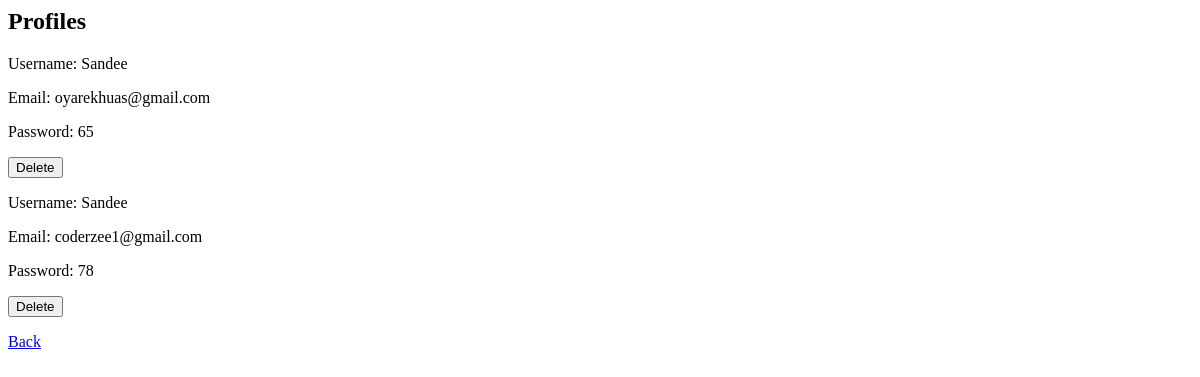
The page /profiles on the database as committed earlier.
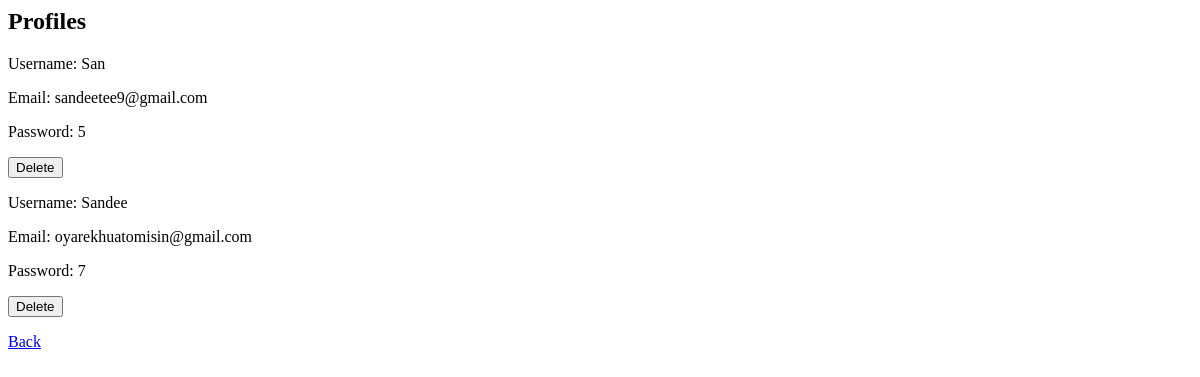
The same page on the database as committed later.
### main.py (models this page shows, shortened)
class User(db.Model):
    id = db.Column("id", db.Integer, primary_key=True)
    username = db.Column(db.String(50))
    email = db.Column(db.String(50), unique=True)
    password = db.Column(db.String(50))

### main.py (the view)
@app.route('/profiles', methods=["GET", "POST"])
def profiles():
    if request.method == "POST":
        user_id = request.form.get("user_id")
        user = User.query.get(user_id)
        if user:
            db.session.delete(user)
            db.session.commit()
            flash(f"Profile for {user.username} deleted successfully.")
        else:
            flash("Profile not found.")
        return redirect(url_for('profiles'))
    else:
        users = User.query.all()
        return render_template('profiles.html', users=users)

### templates/profiles.html (shortened to what this page needs)
<body>
    <h2>Profiles</h2>
    {% for user in users %}
        <div class="profile">
            <p>Username: {{ user.username }}</p>
            <p>Email: {{ user.email }}</p>
            <p>Password: {{user.password }}</p>
            <form method="POST" action="{{ url_for('profiles') }}">
                <button type="submit">Delete</button>
            </form>
        </div>
    {% endfor %}
    <p><a href="{{url_for('register')}}">Back</a></p>
</body>

Rows that differ between the two databases and show on the page:
changed User: username "Sandee" → "San"; email "oyarekhuas@gmail.com" → "sandeetee9@gmail.com"; password "65" → "5"
changed User "Sandee": email "coderzee1@gmail.com" → "oyarekhuatomisin@gmail.com"; password "78" → "7"
